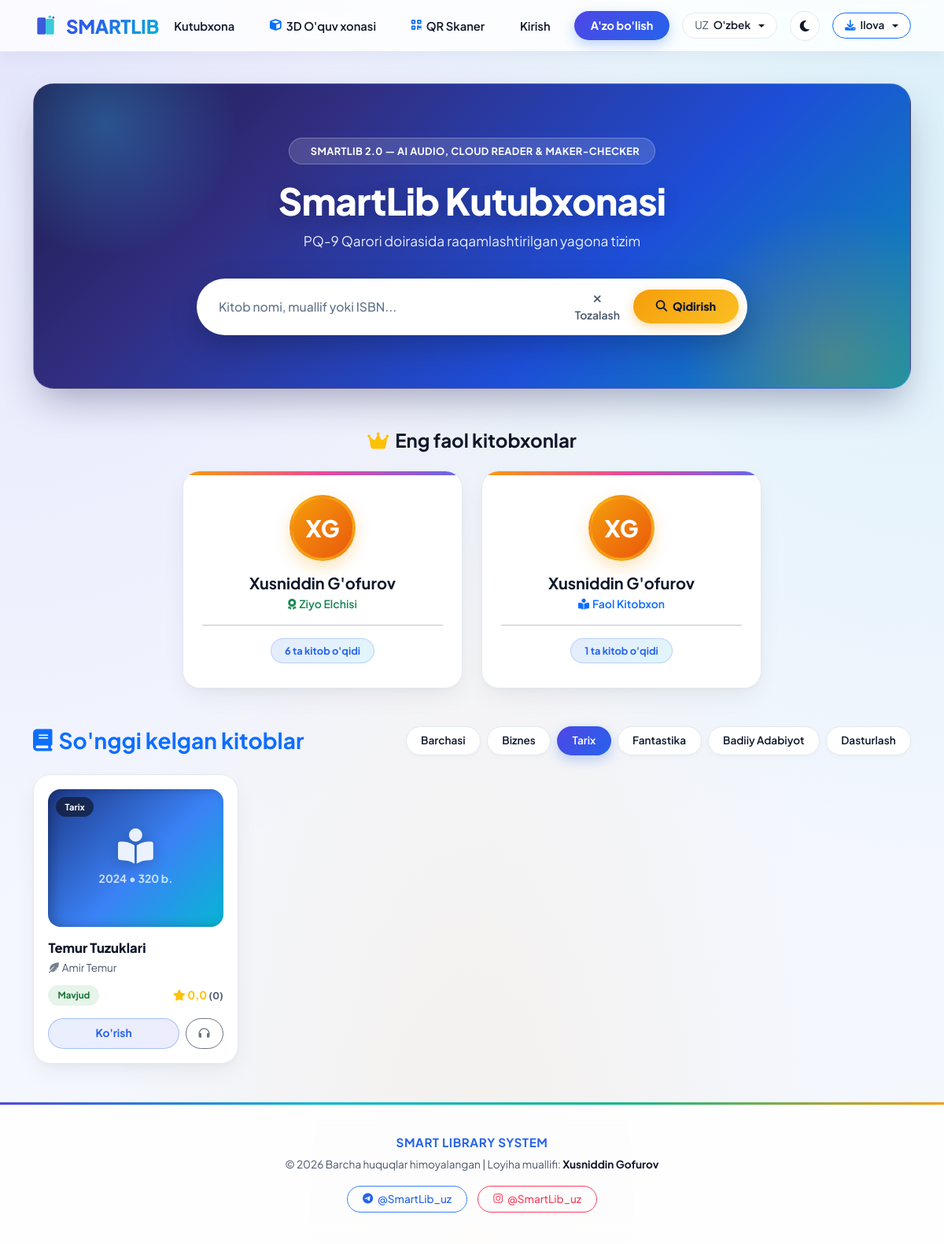
The app's page /?genre=2 with its own data.
### users/models.py (models this page shows, shortened)
class CustomUser(AbstractUser):
    ROLE_CHOICES = [
        ('student', "Talaba (Universitet)"),
        ('pupil', "O'quvchi (Maktab)"),
        ('citizen', "Mustaqil Kitobxon (Aholi)"),
    ]
    STATUS_CHOICES = [
        ('user', "Foydalanuvchi"),
        ('librarian', "Kutubxonachi"),
        ('admin', "Admin"),
    ]
    role = models.CharField(
        "Kim sifatida kirmoqchisiz?",
        max_length=30,
        choices=ROLE_CHOICES,
        default='student',
        db_index=True,
    )
    status = models.CharField(
        "Status",
        max_length=30,
        choices=STATUS_CHOICES,
        default='user',
        db_index=True,
    )
    phone = models.CharField("Telefon raqam", max_length=30, blank=True)
    telegram_chat_id = models.CharField(
        "Telegram Chat ID",
        max_length=64,
        blank=True,
        db_index=True,
        help_text="Telegram bot (@SmartLibBot) orqali xabarnomalar olish uchun Chat ID",
    )
    profile_picture = models.ImageField("Profil Rasmi", upload_to='profiles/', blank=True, null=True)
    library = models.ForeignKey(
        Library,
        on_delete=models.SET_NULL,
        null=True,
        blank=True,
        verbose_name="Kutubxona",
        related_name='members',
    )
    annual_goal = models.PositiveIntegerField(
        "Yillik Reja",
        default=10,
        validators=[MinValueValidator(1), MaxValueValidator(500)],
    )
    student_id = models.CharField("Student ID (Hemis)", max_length=50, blank=True, db_index=True)
    faculty = models.CharField("Fakultet", max_length=150, blank=True, db_index=True)
    group_name = models.CharField("Guruh", max_length=50, blank=True)
    grade = models.CharField("Sinf (Masalan: 11)", max_length=20, blank=True)
    grade_letter = models.CharField("Sinf Harfi (Masalan: A)", max_length=10, blank=True)
    parent_phone = models.CharField("Ota-ona telefoni", max_length=30, blank=True)
    mahalla = models.CharField("Mahalla Nomi", max_length=150, blank=True)
    street = models.CharField("Ko'cha", max_length=150, blank=True)
    house_number = models.CharField("Uy raqami", max_length=50, blank=True)
    occupation = models.CharField("Kasbi / Ish joyi", max_length=150, blank=True)
    class Meta:
        verbose_name = "Foydalanuvchi "
        verbose_name_plural = "Foydalanuvchilar"
    @property
    def initials(self):
        fn = (self.first_name or "").strip()
        ln = (self.last_name or "").strip()
        un = (self.username or "").strip()
        first = (fn or un or "U")[0].upper()
        last = ln[0].upper() if ln else ""
        return f"{first}{last}"
    @property
    def full_display_name(self):
        full = f"{(self.first_name or '').strip()} {(self.last_name or '').strip()}".strip()
        return full if full else self.username
    def get_reader_rank(self, completed_count=None):
        if completed_count is None:
            completed_count = getattr(self, 'books_read_count', None)
        if completed_count is None:
            completed_count = self.loans.filter(is_returned=True).count()
        if completed_count >= 10:
            return {'title': "SmartLib Akademigi", 'icon': 'fa-crown', 'color': '#f59f00', 'level': 4}
        if completed_count >= 5:
            return {'title': "Ziyo Elchisi", 'icon': 'fa-award', 'color': '#198754', 'level': 3}
        if completed_count >= 1:
            return {'title': "Faol Kitobxon", 'icon': 'fa-book-open-reader', 'color': '#0d6efd', 'level': 2}
        return {'title': "Yangi Kitobxon", 'icon': 'fa-seedling', 'color': '#64748b', 'level': 1}

### books/models.py (models this page shows, shortened)
class Genre(models.Model):
    name = models.CharField("Janr nomi", max_length=100, db_index=True)
    class Meta:
        verbose_name = "Janr "
        verbose_name_plural = "Janrlar"

class Book(models.Model):
    library = models.ForeignKey(
        Library,
        on_delete=models.PROTECT,
        related_name='books',
        verbose_name="Kutubxona",
    )
    title = models.CharField("Kitob nomi", max_length=255, db_index=True)
    author = models.CharField("Muallif", max_length=255, db_index=True)
    genre = models.ForeignKey(
        Genre,
        on_delete=models.SET_NULL,
        null=True,
        verbose_name="Janr",
        related_name='books',
    )
    annotation = models.TextField("Annotatsiya", blank=True)
    isbn = models.CharField(
        "ISBN",
        max_length=50,
        blank=True,
        db_index=True,
        help_text="Xalqaro standart raqami",
    )
    udc = models.CharField(
        "UO'K (UDC)",
        max_length=50,
        blank=True,
        help_text="Universal O'nlik Tasnif",
    )
    bbk = models.CharField(
        "BBK",
        max_length=50,
        blank=True,
        help_text="Bibliografik Tasnif",
    )
    publisher = models.CharField("Nashriyot", max_length=200, blank=True, default="Ziyo Nashr")
    published_year = models.PositiveIntegerField("Nashr yili", null=True, blank=True, default=2024, db_index=True)
    pages = models.PositiveIntegerField("Betlar soni", null=True, blank=True, default=300)
    price = models.DecimalField(
        "Narxi",
        max_digits=12,
        decimal_places=1,
        default=0.0,
        help_text="Balansdagi narxi",
    )
    cover_image = models.ImageField("Muqova rasmi", upload_to='books/covers/', blank=True, null=True)
    pdf_file = models.FileField("Elektron nusxa (PDF)", upload_to='books/pdfs/', blank=True, null=True)
    audio_file = models.FileField("Audiokitob fayli (MP3/WAV)", upload_to='books/audio/', blank=True, null=True)
    qr_code = models.ImageField("QR Kod", upload_to='books/qrcodes/', blank=True, null=True)
    total_copies_count = models.PositiveIntegerField(
        "Jami nusxalar soni",
        default=5,
        validators=[MinValueValidator(1), MaxValueValidator(500)],
    )
    created_at = models.DateTimeField(auto_now_add=True)
    class Meta:
        verbose_name = "Kitob "
        verbose_name_plural = "Kitoblar (Bibliografiya)"
        ordering = ['id']
    @property
    def total_copies(self):
        all_copies = list(self.copies.all())
        return len(all_copies) if all_copies else self.total_copies_count
    @property
    def available_copies_count(self):
        all_copies = list(self.copies.all())
        if not all_copies:
            return self.total_copies_count
        return sum(1 for c in all_copies if c.is_available)
    def mavjud_dona(self):
        return self.available_copies_count
    mavjud_dona.short_description = "Mavjud (dona)"
    @property
    def reviews_count(self):
        all_reviews = list(self.reviews.all())
        return len(all_reviews)
    @property
    def average_rating(self):
        all_reviews = list(self.reviews.all())
        if not all_reviews:
            return 0.0
        return round(sum(r.rating for r in all_reviews) / len(all_reviews), 1)

### books/views.py (the view)
# urls.py: path('', views.home_view, name='home'),
def home_view(request):
    query = request.GET.get('q', '').strip()
    genre_id = request.GET.get('genre', '').strip()
    library_id = request.GET.get('library', '').strip()
    only_favorites = request.GET.get('favorites', '').strip() == '1'
    books_qs = Book.objects.select_related('genre', 'library').prefetch_related('copies', 'reviews').all()
    if query:
        books_qs = books_qs.filter(
            Q(title__icontains=query) |
            Q(author__icontains=query) |
            Q(isbn__icontains=query)
        )
    if genre_id.isdigit():
        books_qs = books_qs.filter(genre_id=int(genre_id))
    if library_id.isdigit():
        books_qs = books_qs.filter(library_id=int(library_id))
    favorite_book_ids = set()
    if request.user.is_authenticated:
        favorite_book_ids = set(
            Favorite.objects.filter(user=request.user).values_list('book_id', flat=True)
        )
        if only_favorites:
            books_qs = books_qs.filter(id__in=favorite_book_ids)
    top_readers = list(
        CustomUser.objects
        .annotate(
            books_read_count=Count(
                'loans',
                filter=Q(loans__is_returned=True),
                distinct=True,
            )
        )
        .filter(books_read_count__gt=0)
        .order_by('-books_read_count')[:4]
    )
    for r in top_readers:
        r.rank_info = r.get_reader_rank(r.books_read_count)
    books_list = list(books_qs)
    context = {
        'books': books_list,
        'books_3d_json': _build_books_3d_json(books_list[:24]),
        'top_readers': top_readers,
        'genres': Genre.objects.all(),
        'libraries': Library.objects.all(),
        'query': query,
        'selected_genre': int(genre_id) if genre_id.isdigit() else None,
        'selected_library': int(library_id) if library_id.isdigit() else None,
        'favorite_book_ids': favorite_book_ids,
        'only_favorites': only_favorites,
    }
    return render(request, 'home.html', context)

### templates/home.html (shortened to what this page needs)
{% extends 'base.html' %}
{% block content %}
<div class="container">
    <div class="hero-banner">
        <div class="hero-kicker">
            <span>SMARTLIB 2.0 — AI AUDIO, CLOUD READER & MAKER-CHECKER</span>
        </div>
        <h1 class="hero-title">SmartLib Kutubxonasi</h1>
        <p class="hero-subtitle">PQ-9 Qarori doirasida raqamlashtirilgan yagona tizim</p>
        <form action="{% url 'home' %}" method="get" class="search-pill-box">
            <input type="text" name="q" id="liveSearchInput" value="{{ query }}" class="search-pill-input" placeholder="Kitob nomi, muallif yoki ISBN..." autocomplete="off">
            {% if query or selected_genre %}
                <a href="{% url 'home' %}" class="btn btn-sm text-secondary me-2 text-decoration-none fw-semibold" title="Tozalash">
                    <i class="fa-solid fa-xmark"></i> Tozalash
                </a>
            {% endif %}
            <button type="submit" class="search-pill-btn">
                <i class="fa-solid fa-magnifying-glass"></i> Qidirish
            </button>
        </form>
    </div>
    {% if top_readers %}
    <div class="mb-5">
        <h4 class="text-center fw-bold mb-4" style="color: var(--text-main);">
            <i class="fa-solid fa-crown text-warning me-2"></i>Eng faol kitobxonlar
        </h4>
        <div class="row justify-content-center g-4">
            {% for reader in top_readers %}
            <div class="col-md-5 col-lg-4">
                <div class="reader-card">
                    <div class="reader-avatar">{{ reader.initials }}</div>
                    <h5 class="fw-bold mb-1" style="color: var(--text-main);">{{ reader.full_display_name }}</h5>
                    {% if reader.rank_info %}
                    <div class="small fw-semibold mb-2" style="color: {{ reader.rank_info.color }};">
                        <i class="fa-solid {{ reader.rank_info.icon }} me-1"></i><span>{{ reader.rank_info.title }}</span>
                    </div>
                    {% endif %}
                    <hr class="opacity-25 my-3">
                    <span class="reader-badge">{{ reader.books_read_count }} ta kitob o'qidi</span>
                </div>
            </div>
            {% endfor %}
        </div>
    </div>
    {% endif %}
    <div class="mb-4" id="books-section">
        <div class="d-flex align-items-center justify-content-between flex-wrap gap-3 mb-4">
            <h3 class="fw-bold text-primary mb-0 d-flex align-items-center gap-2">
                <i class="fa-solid fa-book"></i> <span>So'nggi kelgan kitoblar</span>
            </h3>
            {% if genres %}
            <div class="d-flex align-items-center gap-2 flex-wrap">
                <a href="{% url 'home' %}{% if query %}?q={{ query }}{% endif %}" class="btn-filter-pill {% if not selected_genre and not only_favorites %}active{% endif %}">
                    Barchasi
                </a>
                {% for g in genres %}
                <a href="{% url 'home' %}?genre={{ g.pk }}{% if query %}&q={{ query }}{% endif %}" class="btn-filter-pill {% if selected_genre == g.pk %}active{% endif %}">
                    {{ g.name }}
                </a>
                {% endfor %}
            </div>
            {% endif %}
        </div>
        <div class="row g-4" id="booksGrid">
            {% for book in books %}
            <div class="col-12 col-sm-6 col-lg-3 book-card-col" data-search="{{ book.title|lower }} {{ book.author|lower }} {{ book.isbn|lower }}">
                <div class="book-item-card">
                    <div>
                        <div class="book-cover-stage">
                            <span class="book-genre-chip">{{ book.genre.name|default:"Umumiy" }}</span>
                            {% if book.cover_image %}
                                <img src="{{ book.cover_image.url }}" alt="{{ book.title }}">
                            {% else %}
                                <div class="book-cover-placeholder">
                                    <i class="fa-solid fa-book-open-reader"></i>
                                    <div class="small fw-bold opacity-75">{{ book.published_year|default:"2024" }} • {{ book.pages|default:"300" }} b.</div>
                                </div>
                            {% endif %}
                        </div>
                        <div class="book-title">{{ book.title }}</div>
                        <div class="book-author"><i class="fa-solid fa-feather-pointed me-1 opacity-75"></i>{{ book.author }}</div>
                        <div class="d-flex align-items-center justify-content-between mb-3">
                            {% if book.available_copies_count > 0 %}
                                <span class="badge-mavjud mb-0">Mavjud</span>
                            {% else %}
                                <span class="badge-qolmagan mb-0">Qolmagan</span>
                            {% endif %}
                            <span class="small fw-bold text-warning">
                                <i class="fa-solid fa-star"></i> {{ book.average_rating }} <small class="text-muted">({{ book.reviews_count }})</small>
                            </span>
                        </div>
                    </div>
                    <div class="d-flex gap-2">
                        <a href="{% url 'book_detail' book.pk %}" class="btn-korish flex-grow-1">Ko'rish</a>
                        <a href="{% url 'book_read' book.pk %}" class="btn btn-sm btn-outline-secondary rounded-pill px-3 d-inline-flex align-items-center justify-content-center" title="Elektron Mutolaa va Audio (TTS)">
                            <i class="fa-solid fa-headphones"></i>
                        </a>
                    </div>
                </div>
            </div>
            {% empty %}
            <div class="col-12 text-center py-5 text-muted">
                Kitoblar topilmadi.
            </div>
            {% endfor %}
        </div>
    </div>
</div>
{% endblock %}

### records on screen
CustomUser: initials "XG", full_display_name "Xusniddin G'ofurov", rank_info "Ziyo Elchisi", books_read_count "6"
CustomUser: initials "XG", full_display_name "Xusniddin G'ofurov", rank_info "Faol Kitobxon", books_read_count "1"
Genre: name "Biznes"
Genre: name "Tarix"
Genre: name "Fantastika"
Genre: name "Badiiy Adabiyot"
Genre: name "Dasturlash"
Book: genre.name "Tarix", published_year "2024", pages "320", title "Temur Tuzuklari", author "Amir Temur", shows "Mavjud", average_rating "0,0", reviews_count "0"
